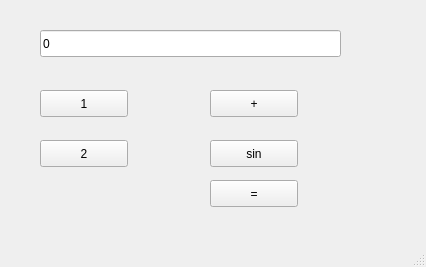
<?xml version="1.0" encoding="UTF-8"?>
<ui version="4.0">
 <class>MainWindow</class>
 <widget class="QMainWindow" name="MainWindow">
  <property name="geometry">
   <rect>
    <x>0</x>
    <y>0</y>
    <width>426</width>
    <height>267</height>
   </rect>
  </property>
  <property name="windowTitle">
   <string>MainWindow</string>
  </property>
  <widget class="QWidget" name="centralwidget">
   <widget class="QPushButton" name="pushButton_num1">
    <property name="geometry">
     <rect>
      <x>40</x>
      <y>90</y>
      <width>88</width>
      <height>27</height>
     </rect>
    </property>
    <property name="text">
     <string>1</string>
    </property>
   </widget>
   <widget class="QPushButton" name="pushButton_num2">
    <property name="geometry">
     <rect>
      <x>40</x>
      <y>140</y>
      <width>88</width>
      <height>27</height>
     </rect>
    </property>
    <property name="text">
     <string>2</string>
    </property>
   </widget>
   <widget class="QPushButton" name="pushButton_plus">
    <property name="geometry">
     <rect>
      <x>210</x>
      <y>90</y>
      <width>88</width>
      <height>27</height>
     </rect>
    </property>
    <property name="text">
     <string>+</string>
    </property>
   </widget>
   <widget class="QPushButton" name="pushButton_sin">
    <property name="geometry">
     <rect>
      <x>210</x>
      <y>140</y>
      <width>88</width>
      <height>27</height>
     </rect>
    </property>
    <property name="text">
     <string>sin</string>
    </property>
   </widget>
   <widget class="QLineEdit" name="lineEdit">
    <property name="geometry">
     <rect>
      <x>40</x>
      <y>30</y>
      <width>301</width>
      <height>27</height>
     </rect>
    </property>
    <property name="text">
     <string>0</string>
    </property>
   </widget>
   <widget class="QPushButton" name="pushButton_calc">
    <property name="geometry">
     <rect>
      <x>210</x>
      <y>180</y>
      <width>88</width>
      <height>27</height>
     </rect>
    </property>
    <property name="text">
     <string>=</string>
    </property>
   </widget>
  </widget>
  <widget class="QMenuBar" name="menubar">
   <property name="geometry">
    <rect>
     <x>0</x>
     <y>0</y>
     <width>426</width>
     <height>24</height>
    </rect>
   </property>
  </widget>
  <widget class="QStatusBar" name="statusbar"/>
 </widget>
 <resources/>
 <connections/>
</ui>
